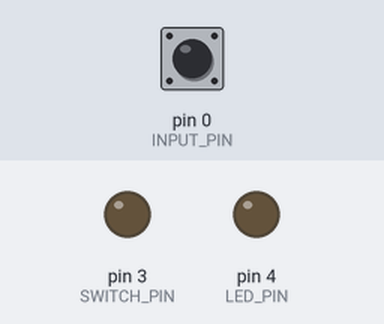
This sketch was run on a simulated Arduino Uno, built with avr-gcc and run on an emulated ATmega328P. Parts: output pins drawn as LEDs (lit = HIGH). The inputs (shaded band) are chosen by the test bench; at power-on: pin 0 (INPUT_PIN) HIGH.

Above: at 1.2 s.
1.3 s: pin 0 (INPUT_PIN) pulled LOW for 0.15 s
At 1.37 s:
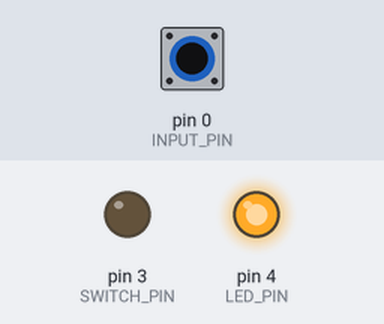
2.9 s: pin 0 (INPUT_PIN) pulled LOW for 3.2 s
At 7.3 s:
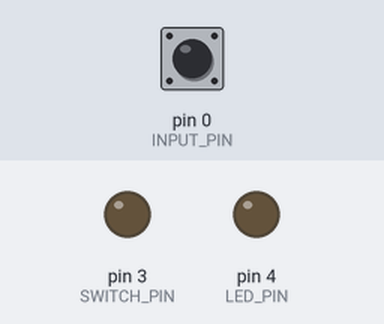
Timing chart, 0 to 8.8 s (numbered marks = the images above; inputs shaded):
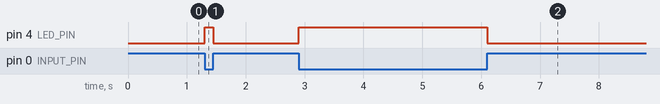

The sketch:

attiny_capacitive_sensor.ino
```cpp
#include <CapacitiveSensor.h>

#define INPUT_PIN 0
#define OUTPUT_PIN 1

// switch pin pulls low when active (high impedance when inactive)
#define SWITCH_PIN 3

// led pin goes high when active, low when inactive
#define LED_PIN 4

#define DEBOUNCE_DELAY_ON 50
#define DEBOUNCE_DELAY_OFF 25
#define MAGIC_NUMBER 30
#define THRESHOLD 75

CapacitiveSensor cs = CapacitiveSensor(OUTPUT_PIN, INPUT_PIN);
boolean last_state = 0;

void setup()
{
  cs.set_CS_AutocaL_Millis(0xFFFFFFFF); // turn off autocalibrate on channel 1 - just as an example
  pinMode(LED_PIN, OUTPUT);
  pinMode(SWITCH_PIN, INPUT);
}

void loop()
{
  long total = cs.capacitiveSensor(MAGIC_NUMBER);
  if (total > THRESHOLD) {
    if (last_state==0) {
      digitalWrite(SWITCH_PIN, LOW);
      pinMode(SWITCH_PIN, OUTPUT);
      digitalWrite(LED_PIN, HIGH);
      last_state = 1;
      delay(DEBOUNCE_DELAY_ON);
    }
  } else {
    if (last_state==1) {
      pinMode(SWITCH_PIN, INPUT);
      digitalWrite(LED_PIN, LOW);
      last_state = 0;
      delay(DEBOUNCE_DELAY_OFF);
    }
  }
}
```

Measured:
- after the input at 1.3 s, pin 4 (LED_PIN): LOW → HIGH at once, → LOW 0.15 s later
- after the input at 2.9 s, pin 4 (LED_PIN): LOW → HIGH at once, → LOW 3.2 s later
